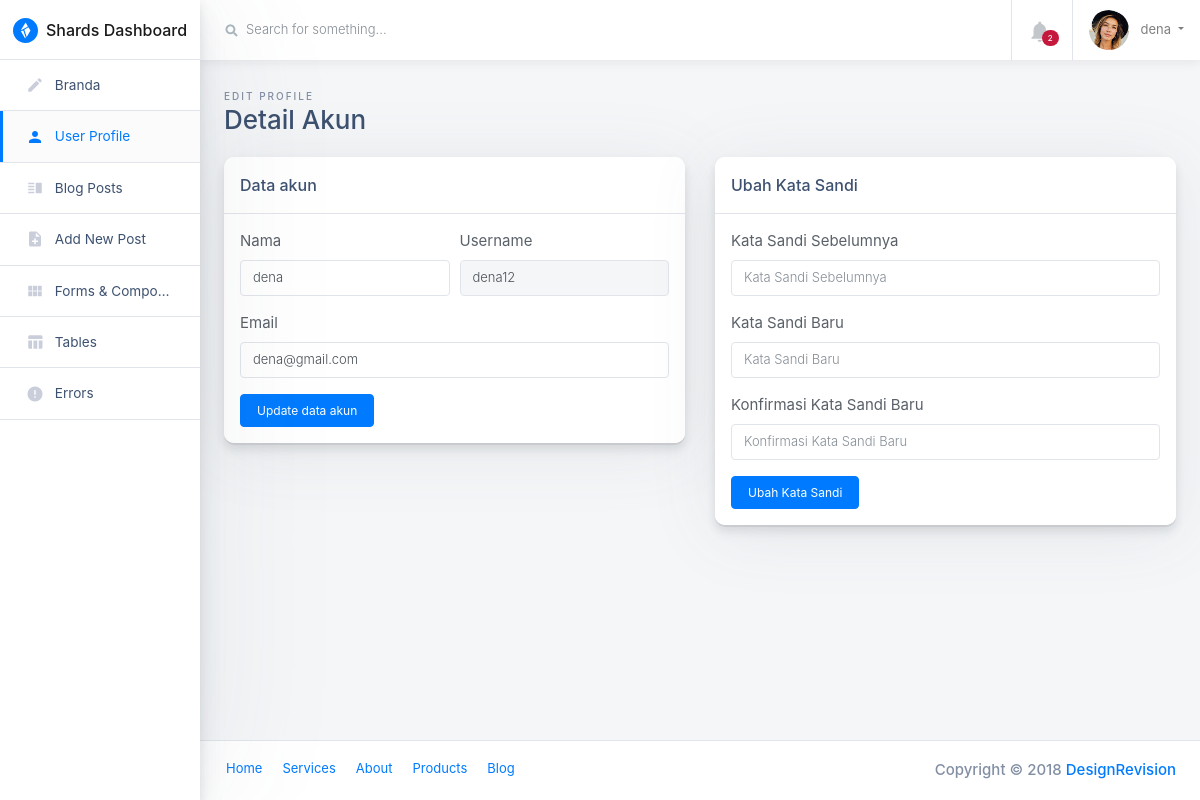
The app's page /edit_profile.php (signed in) with its own data.
### tables this page shows
CREATE TABLE `tb_user` (
  `id_user` int(11) NOT NULL,
  `nama_user` varchar(50) NOT NULL,
  `username_user` varchar(20) NOT NULL,
  `email_user` varchar(255) NOT NULL,
  `password_user` varchar(255) NOT NULL,
  `jawaban_user` int(11) NOT NULL DEFAULT 0,
  `pertanyaan_user` int(11) NOT NULL DEFAULT 0
);

### edit_profile.php (the view, shortened to what this page needs)
<?php
include('config.php');
$tampilUser = mysqli_query($con, "SELECT * FROM tb_user WHERE username_user='$_SESSION[username_user]'");
$usr    = mysqli_fetch_array($tampilUser);
?>
<!doctype html>
<html class="no-js h-100" lang="en">
<head>
  <link href="https://use.fontawesome.com/releases/v5.0.6/css/all.css" rel="stylesheet">
  <link rel="stylesheet" href="https://stackpath.bootstrapcdn.com/bootstrap/4.1.3/css/bootstrap.min.css">
  <link rel="stylesheet" id="main-stylesheet" data-version="1.1.0" href="styles/shards-dashboards.1.1.0.min.css">
  <link rel="stylesheet" href="styles/extras.1.1.0.min.css">
</head>
<body class="h-100">
  <div class="container-fluid">
    <div class="row">
      <aside class="main-sidebar col-12 col-md-3 col-lg-2 px-0">
        <div class="main-navbar">
          <nav class="navbar align-items-stretch navbar-light bg-white flex-md-nowrap border-bottom p-0">
            <a class="navbar-brand w-100 mr-0" href="dashboard.php" style="line-height: 25px;">
              <div class="d-table m-auto">
                <img id="main-logo" class="d-inline-block align-top mr-1" style="max-width: 25px;" src="images/shards-dashboards-logo.svg" alt="Shards Dashboard">
                <span class="d-none d-md-inline ml-1">Shards Dashboard</span>
              </div>
            </a>
          </nav>
        </div>
        <div class="nav-wrapper">
          <ul class="nav flex-column">
            <li class="nav-item">
              <a class="nav-link " href="dashboard.php">
                <i class="material-icons">edit</i>
                <span>Branda</span>
              </a>
            </li>
            <li class="nav-item">
              <a class="nav-link active" href="user_profile.php">
                <i class="material-icons">person</i>
                <span>User Profile</span>
              </a>
            </li>
            <li class="nav-item">
              <a class="nav-link " href="components-blog-posts.html">
                <i class="material-icons">vertical_split</i>
                <span>Blog Posts</span>
              </a>
            </li>
            <li class="nav-item">
              <a class="nav-link " href="add-new-post.html">
                <i class="material-icons">note_add</i>
                <span>Add New Post</span>
              </a>
            </li>
            <li class="nav-item">
              <a class="nav-link " href="form-components.html">
                <i class="material-icons">view_module</i>
                <span>Forms &amp; Components</span>
              </a>
            </li>
            <li class="nav-item">
              <a class="nav-link " href="tables.html">
                <i class="material-icons">table_chart</i>
                <span>Tables</span>
              </a>
            </li>
            <li class="nav-item">
              <a class="nav-link " href="errors.html">
                <i class="material-icons">error</i>
                <span>Errors</span>
              </a>
            </li>
          </ul>
        </div>
      </aside>
      <main class="main-content col-lg-10 col-md-9 col-sm-12 p-0 offset-lg-2 offset-md-3">
        <div class="main-navbar sticky-top bg-white">
          <nav class="navbar align-items-stretch navbar-light flex-md-nowrap p-0">
            <form action="#" class="main-navbar__search w-100 d-none d-md-flex d-lg-flex">
              <div class="input-group input-group-seamless ml-3">
                <div class="input-group-prepend">
                  <div class="input-group-text">
                    <i class="fas fa-search"></i>
                  </div>
                </div>
                <input class="navbar-search form-control" type="text" placeholder="Search for something..." aria-label="Search">
              </div>
            </form>
            <ul class="navbar-nav border-left flex-row ">
              <li class="nav-item border-right dropdown notifications">
                <a class="nav-link nav-link-icon text-center" href="#" role="button" id="dropdownMenuLink" data-toggle="dropdown" aria-haspopup="true" aria-expanded="false">
                  <div class="nav-link-icon__wrapper">
                    <i class="material-icons">&#xE7F4;</i>
                    <span class="badge badge-pill badge-danger">2</span>
                  </div>
                </a>
              </li>
              <li class="nav-item dropdown">
                <a class="nav-link dropdown-toggle text-nowrap px-3" data-toggle="dropdown" href="#" role="button" aria-haspopup="true" aria-expanded="false">
                  <img class="user-avatar rounded-circle mr-2" src="images/avatars/0.jpg" alt="User Avatar">
                  <span class="d-none d-md-inline-block"><?= $usr['nama_user'] ?></span>
                </a>
              </li>
            </ul>
          </nav>
        </div>
        <div class="main-content-container container-fluid px-4">
          <div class="page-header row no-gutters py-4">
            <div class="col-12 col-sm-4 text-center text-sm-left mb-0">
              <span class="text-uppercase page-subtitle">Edit Profile</span>
              <h3 class="page-title">Detail Akun</h3>
            </div>
          </div>
          <div class="row">
            <div class="col">
              <div class="card card-small mb-4">
                <div class="card-header border-bottom">
                  <h6 class="m-0">Data akun</h6>
                </div>
                <ul class="list-group list-group-flush">
                  <li class="list-group-item p-3">
                    <div class="row">
                      <div class="col">
                        <form method="POST">
                          <div class="form-row">
                            <div class="form-group col-md-6">
                              <label for="Nama">Nama</label>
                              <input type="text" class="form-control" placeholder="Nama Lengkap" value="<?= $usr['nama_user'] ?>" name="nama_user">
                            </div>
                            <div class="form-group col-md-6">
                              <label for="Username">Username</label>
                              <input type="text" class="form-control" placeholder="Username" value="<?= $usr['username_user'] ?>" name="username_user" disabled>
                            </div>
                          </div>
                          <div class="form-group">
                            <label for="feEmailAddress">Email</label>
                            <input type="email" class="form-control" id="feEmailAddress" placeholder="Email" value="<?= $usr['email_user'] ?>" name="email_user">
                          </div>
                          <button type="submit" class="btn btn-accent" name="kirimUpdate">Update data akun</button>
                        </form>
                      </div>
                    </div>
                  </li>
                </ul>
              </div>
            </div>
            <div class="col">
              <div class="card card-small mb-4">
                <div class="card-header border-bottom">
                  <h6 class="m-0">Ubah Kata Sandi</h6>
                </div>
                <ul class="list-group list-group-flush">
                  <li class="list-group-item p-3">
                    <div class="row">
                      <div class="col">
                        <form action="edit_profile.php" method="POST">
                          <div class="form-row">
                            <div class="form-group col-md-12">
                              <label for="current_password">Kata Sandi Sebelumnya</label>
                              <input type="password" class="form-control" id="current_password" name="current_password" placeholder="Kata Sandi Sebelumnya">
                            </div>
                          </div>
                          <div class="form-row">
                            <div class="form-group col-md-12">
                              <label for="new_password">Kata Sandi Baru</label>
                              <input type="password" class="form-control" id="new_password" name="new_password" placeholder="Kata Sandi Baru">
                            </div>
                          </div>
                          <div class="form-row">
                            <div class="form-group col-md-12">
                              <label for="confirm_new_password">Konfirmasi Kata Sandi Baru</label>
                              <input type="password" class="form-control" id="confirm_new_password" name="confirm_new_password" placeholder="Konfirmasi Kata Sandi Baru">
                            </div>
                          </div>
                          <button type="submit" class="btn btn-accent" name="updatePassword">Ubah Kata Sandi</button>
                        </form>
                      </div>
                    </div>
                  </li>
                </ul>
              </div>
            </div>
          </div>
        </div>
        <footer class="main-footer d-flex p-2 px-3 bg-white border-top">
          <ul class="nav">
            <li class="nav-item">
              <a class="nav-link" href="#">Home</a>
            </li>
            <li class="nav-item">
              <a class="nav-link" href="#">Services</a>
            </li>
            <li class="nav-item">
              <a class="nav-link" href="#">About</a>
            </li>
            <li class="nav-item">
              <a class="nav-link" href="#">Products</a>
            </li>
            <li class="nav-item">
              <a class="nav-link" href="#">Blog</a>
            </li>
          </ul>
          <span class="copyright ml-auto my-auto mr-2">Copyright © 2018
            <a href="https://designrevision.com" rel="nofollow">DesignRevision</a>
          </span>
        </footer>
      </main>
    </div>
  </div>
</body>
</html>

### records on screen
tb_user: nama_user "dena", username_user "dena12", email_user "dena@gmail.com"
